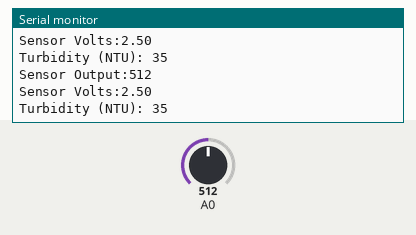
The sketch below on a simulated Arduino Uno, built with avr-gcc and run on an emulated ATmega328P. Parts: the last lines printed to the serial monitor. The test bench sets the inputs (shaded band); at power-on: A0 = 512.

Above: at 1.8 s.
1.9 s: A0 set to 716
At 2.8 s:
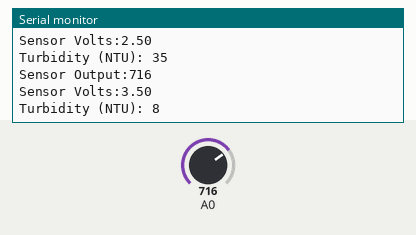
3.4 s: A0 set to 900
At 4.8 s:
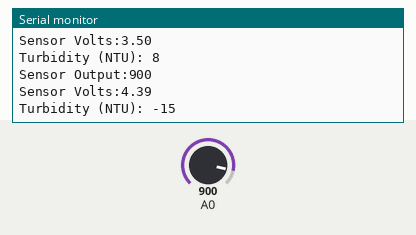
Timing chart, 0 to 6.4 s (numbered marks = the images above; inputs shaded):
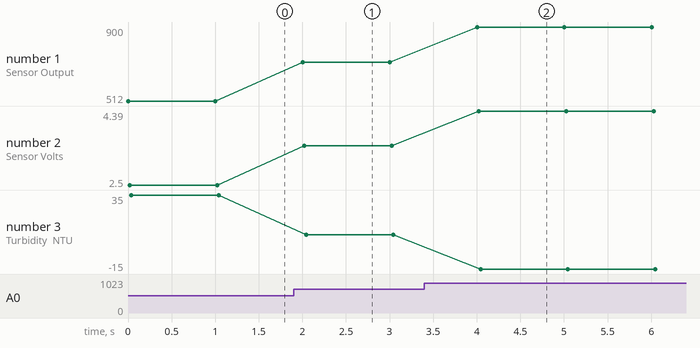

Measured:
- after the input at 1.9 s, the serial monitor: prints a new line after 0.10 s (image 1)
- after the input at 3.4 s, the serial monitor: prints a new line after 0.61 s (image 2)
- plotted number 1: 512 → 716 after the input at 1.9 s, 716 → 900 after the input at 3.4 s
- plotted number 2: 2.5 → 3.5 after the input at 1.9 s, 3.5 → 4.39 after the input at 3.4 s
- plotted number 3: 35 → 8 after the input at 1.9 s, 8 → -15 after the input at 3.4 s

The sketch:

Turbidity.ino
```cpp
void setup() {
  Serial.begin(9600);

}
void loop() {
  int sensorValue = analogRead(A0);
  float voltage = sensorValue * (5.0 / 1024.0);
  int turbidity = map(sensorValue, 0, 777, 100, 0);


  // float NTU = 100.0 * voltage;

  Serial.print ("Sensor Output:");
  Serial.println (sensorValue);
  Serial.print ("Sensor Volts:");
  Serial.println (voltage);
  Serial.print ("Turbidity (NTU): ");
  Serial.println(turbidity);
  Serial.println();
  delay(1000);
}
```
